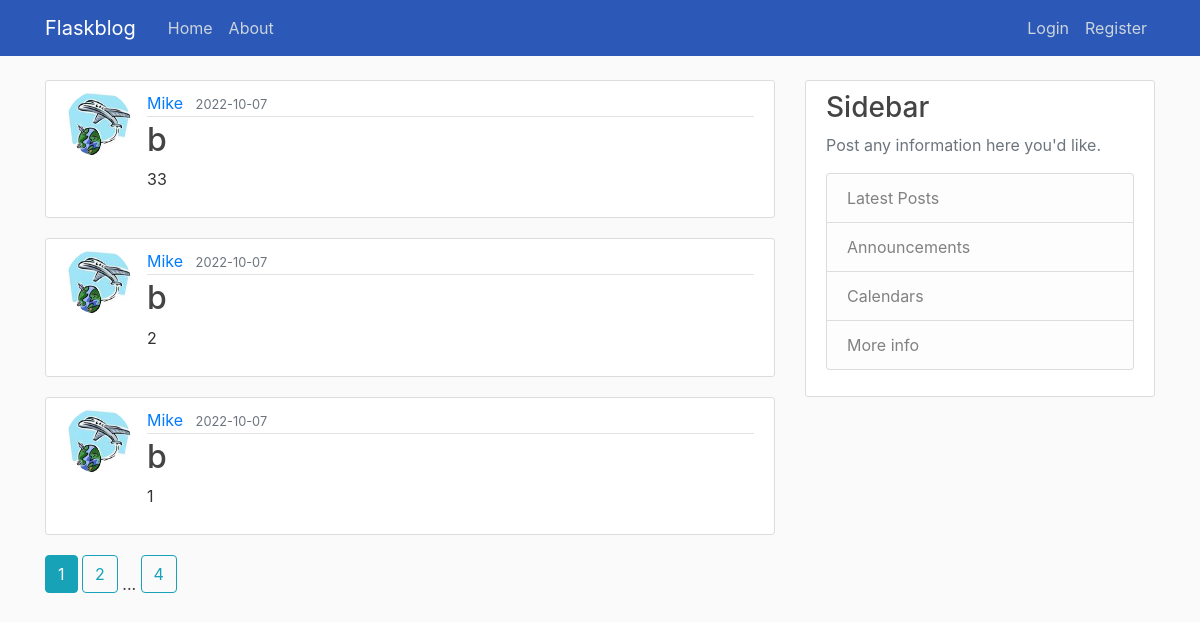
Page /home on the earlier database version.
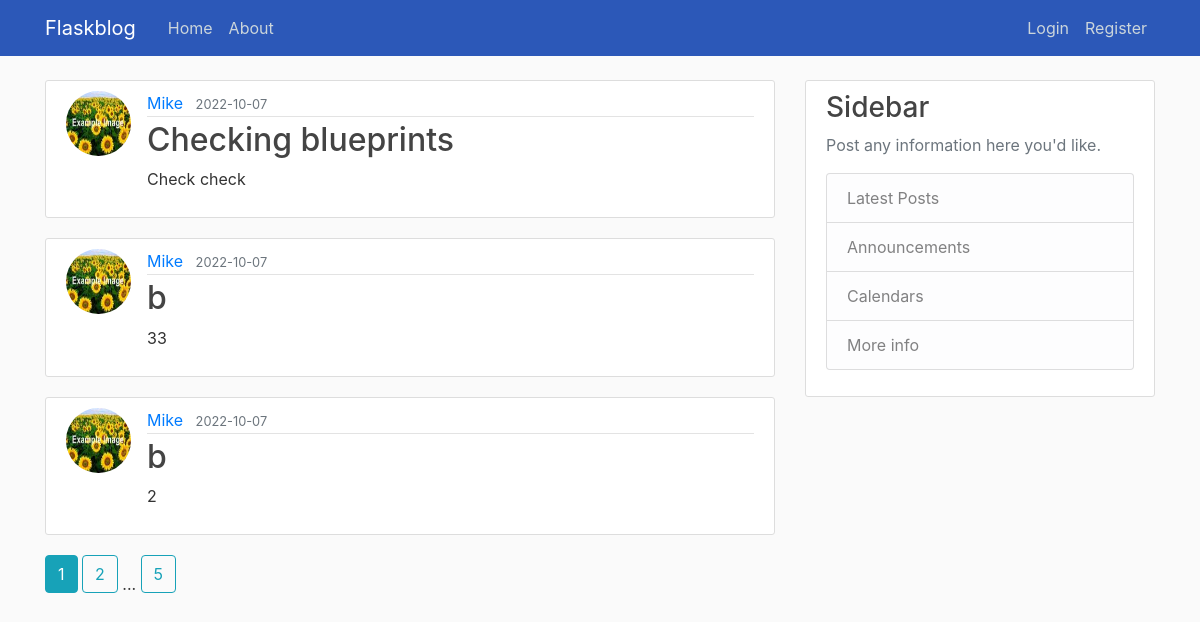
Same page on the later database version.
### flaskblog/models.py (models this page shows, shortened)
class Post(db.Model):
    id = db.Column(db.Integer, primary_key=True)
    title = db.Column(db.String(100), nullable=False)
    date = db.Column(db.DateTime, nullable=False, default=datetime.utcnow)
    body = db.Column(db.Text, nullable=False)
    user_id = db.Column(db.Integer, db.ForeignKey('user.id'), nullable=False)

class User(db.Model, UserMixin):
    id = db.Column(db.Integer, primary_key=True)
    username = db.Column(db.String(20), unique=True, nullable=False)
    email = db.Column(db.String(120), unique=True, nullable=False)
    image_file = db.Column(db.String(20), nullable=False, default='default.jpg')
    password = db.Column(db.String(60), nullable=False)
    posts = db.relationship('Post', backref='author', lazy=True)

### flaskblog/main/routes.py (the view)
@bp.route("/")
@bp.route("/home")
def home():
    page = request.args.get('page', 1, type=int)
    posts = Post.query.order_by(Post.date.desc()).paginate(page=page, per_page=3)
    return render_template('home.html', posts=posts)

### flaskblog/templates/home.html
{% extends "layout.html" %}
{% block content %}
    {% for post in posts.items %}
        <article class="media content-section">
          <img class="rounded-circle article-img" src="{{ url_for('static', filename='profile_pics/' + post.author.image_file) }}">
          <div class="media-body">
            <div class="article-metadata">
              <a class="mr-2" href="{{ url_for('users.user_posts', username=post.author.username) }}">{{ post.author.username }}</a>
              <small class="text-muted">{{ post.date.strftime('%Y-%m-%d') }}</small>
            </div>
            <h2><a class="article-title" href="{{ url_for('posts.post', post_id=post.id) }}">{{ post.title }}</a></h2>
            <p class="article-content">{{ post.body }}</p>
          </div>
        </article>
    {% endfor %}
    {% for page_num in posts.iter_pages(left_edge=1, right_edge=1, left_current=1, right_current=2) %}
      {% if page_num %}
        {% if posts.page == page_num %}
          <a class="btn btn-info mb-4" href="{{ url_for('main.home', page=page_num) }}">{{ page_num }}</a>
        {% else %}
          <a class="btn btn-outline-info mb-4" href="{{ url_for('main.home', page=page_num) }}">{{ page_num }}</a>
        {% endif %}
      {% else %}
        ...
      {% endif %}
    {% endfor %}
{% endblock content %}

### flaskblog/templates/layout.html (shortened to what this page needs)
<!DOCTYPE html>
<html>
<head>
    <link rel="stylesheet" href="https://maxcdn.bootstrapcdn.com/bootstrap/4.0.0/css/bootstrap.min.css">
    <link rel="stylesheet" type="text/css" href="{{ url_for('static', filename='main.css') }}">
</head>
<body>
    <header class="site-header">
      <nav class="navbar navbar-expand-md navbar-dark bg-steel fixed-top">
        <div class="container">
          <a class="navbar-brand mr-4" href="/">Flaskblog</a>
          <div class="collapse navbar-collapse" id="navbarToggle">
            <div class="navbar-nav mr-auto">
              <a class="nav-item nav-link" href="{{ url_for('main.home') }}">Home</a>
              <a class="nav-item nav-link" href="{{ url_for('main.about') }}">About</a>
            </div>
            <div class="navbar-nav">
              {% if current_user.is_authenticated %}
                <a class="nav-item nav-link" href="{{ url_for('posts.new_post') }}">New Post</a>
                <a class="nav-item nav-link" href="{{ url_for('users.account') }}">Account</a>
                <a class="nav-item nav-link" href="{{ url_for('users.logout') }}">Logout</a>
              {% else %}
                <a class="nav-item nav-link" href="{{ url_for('users.login') }}">Login</a>
                <a class="nav-item nav-link" href="{{ url_for('users.register') }}">Register</a>
              {% endif %}
            </div>
          </div>
        </div>
      </nav>
    </header>
    <main role="main" class="container">
      <div class="row">
        <div class="col-md-8">
        {% block content %}{% endblock %}
        </div>
        <div class="col-md-4">
          <div class="content-section">
            <h3>Sidebar</h3>
            <p class='text-muted'>Post any information here you'd like.
              <ul class="list-group">
                <li class="list-group-item list-group-item-light">Latest Posts</li>
                <li class="list-group-item list-group-item-light">Announcements</li>
                <li class="list-group-item list-group-item-light">Calendars</li>
                <li class="list-group-item list-group-item-light">More info</li>
              </ul>
            </p>
          </div>
        </div>
      </div>
    </main>
</body>
</html>

### flaskblog/static/main.css (style rules this page uses)
body { background: #fafafa; color: #333333; margin-top: 5rem; }
h1, h2, h3, h4, h5, h6 { color: #444444; }
.bg-steel { background-color: #2c58b8; }
.site-header .navbar-nav .nav-link { color: #cbd5db; }
.content-section { background: #ffffff; padding: 10px 20px; border: 1px solid #dddddd; border-radius: 3px; margin-bottom: 20px; }
.article-title { color: #444444; }
.article-content { white-space: pre-line; }
.article-img { height: 65px; width: 65px; margin-right: 16px; }
.article-metadata { padding-bottom: 1px; margin-bottom: 4px; border-bottom: 1px solid #e3e3e3 }

Differences in the rows shown:
no longer on this page (row unchanged): Post: image_file (picture), author.username "Mike", date "2022-10-07", title "b", body "1"
added Post: image_file (picture), author.username "Mike", date "2022-10-07", title "Checking blueprints", body "Check check"
changed through a linked row, Post (number 2 of 3 on the later page): image_file: a different picture
changed through a linked row, Post (number 3 of 3 on the later page): image_file: a different picture
Other differences:
new list line: "5"
list line gone: "4"
